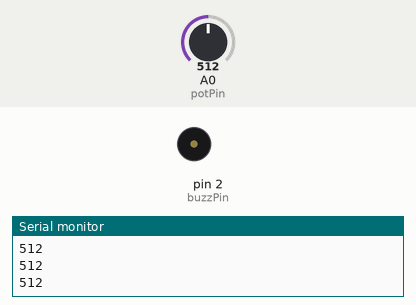
Simulated run of this sketch. Board: Arduino Uno, built with avr-gcc and run on an emulated ATmega328P. On the bench: buzzer (waves = sounding, pin HIGH), the last lines printed to the serial monitor. The test bench sets the inputs (shaded band); at power-on: A0 (potPin) = 512.

Above: at 1.2 s.
1.3 s: A0 (potPin) set to 983
2.8 s: A0 (potPin) set to 1014
At 3.3 s:
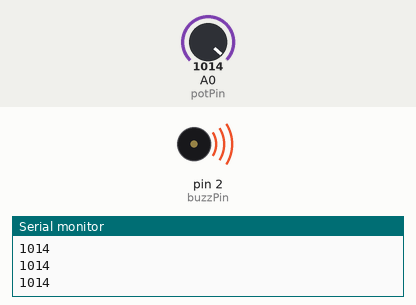
4.3 s: A0 (potPin) set to 990
At 5.5 s:
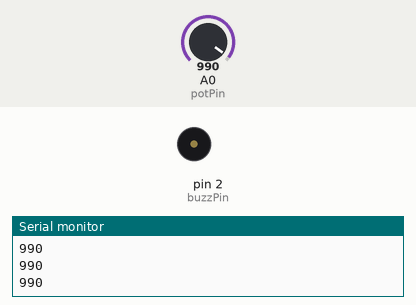
5.8 s: A0 (potPin) set to 1010
At 6.8 s:
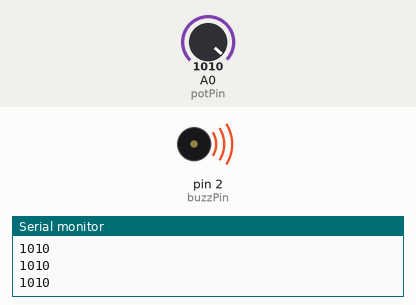
Timing chart, 0 to 8.3 s (numbered marks = the images above; inputs shaded):
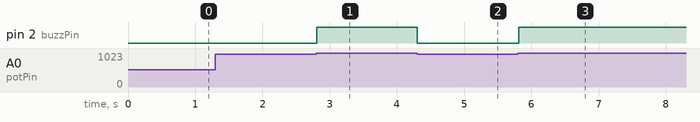

The sketch:

LearningActiveBuzzers.ino
```cpp
int buzzPin = 2;
int potPin = A0;
int potVal;

void setup() {
  // put your setup code here, to run once:
  Serial.begin(9600);
  pinMode(buzzPin, OUTPUT);
  pinMode(potPin, INPUT);
}

void loop() {
  // put your main code here, to run repeatedly:
  potVal = analogRead(potPin);
  Serial.println(potVal);
  if (potVal > 1000) {
    digitalWrite(buzzPin, HIGH);
  } else {
    digitalWrite(buzzPin, LOW);
  }
}
```

Measured:
- the behaviour switches between 1000 and 1001 on A0 (potPin) (found by bisection; images 0 and 1)
- after the input at 2.8 s, pin 2 (buzzPin): LOW → HIGH at once
- after the input at 4.3 s, pin 2 (buzzPin): HIGH → LOW at once
- after the input at 5.8 s, pin 2 (buzzPin): LOW → HIGH at once
